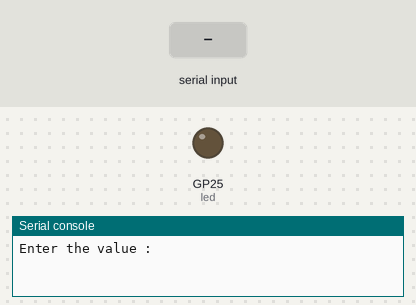
A program run on a simulated Raspberry Pi Pico running MicroPython. On the bench: output pins drawn as LEDs (lit = HIGH), the last lines printed to the serial console. Inputs (shaded band) come from the test bench.

Above: at 1.2 s.
1.3 s: "1" typed at the serial console, then Enter
At 1.7 s:
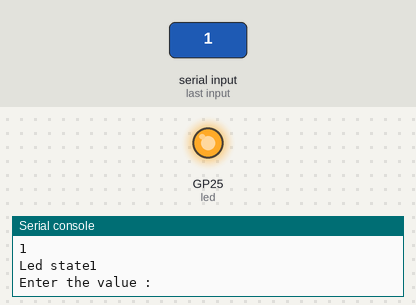
2.8 s: "0" typed at the serial console, then Enter
At 4.0 s:
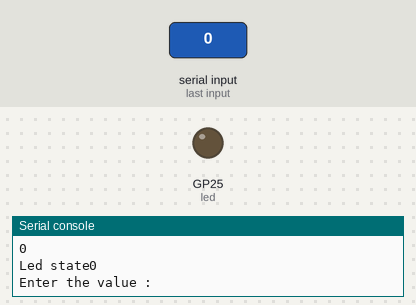
Timing chart, 0 to 5.8 s (numbered marks = the images above; inputs shaded):
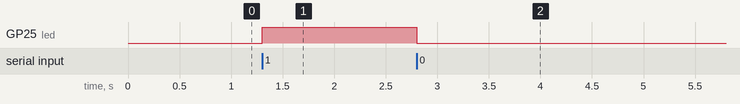

The program:

blink.py
```python
from machine import Pin
from time import sleep
led = Pin(25, Pin.OUT)
button = Pin(14,Pin.IN,Pin.PULL_DOWN)
list = []
while True:
    user_input = input("Enter the value :")
    if (user_input == "1"):
        led.value(1)
        list.append(user_input)
        print(f"Led state{user_input} ")
    elif (user_input == "0" ):
        led.value(0)
        list.append(user_input)
        print(f"Led state{user_input}")
    else:
        print(f"Input invalde ! {user_input}")
        print(list)
```

Measured:
- after the input at 1.3 s, GP25 (led): LOW → HIGH at once
- after the input at 2.8 s, GP25 (led): HIGH → LOW at once
